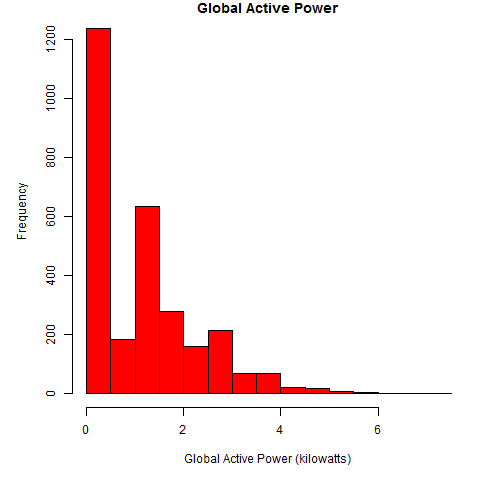

Write the R code that produced this figure.
# *************************************************************************
# Read data
# *************************************************************************
filename <- paste0("./data","/",list.files("./data", pattern="^household"))
if(!file.exists(filename)) {
    print("File not found")
    return(NULL)
}
df <- read.table(filename, 
                 header=TRUE,
                 sep=";", 
                 dec=".",
                 colClasses="character")
# Subset data to keep only Feb 1st and 2nd 2007
df <- subset(df, df$Date %in% c("1/2/2007", "2/2/2007"))

# *************************************************************************
# Cleaning Data
# *************************************************************************
# Use lowercase names
names(df) <- tolower(names(df))
# Date & Time
df$datetime <- strptime(paste0(df$date, df$time), "%d/%m/%Y %H:%M:%S")
df$date <- as.Date(df$date, "%d/%m/%Y")
# Cast Measurements as Numeric (deal with NA represented by ?)
for(i in seq_along(df)[3:9]) {
    df[,i] <- gsub("\\?", NA, df[,i])
    df[,i] <- as.numeric(df[,i])
}

# *************************************************************************
# Plot 1: histogram for Global Active Power
# *************************************************************************
png(file = "plot1.png", width=480, height=480)
par(mfrow=c(1,1),mar=c(5,5,1,1))
with(df, 
     hist(df$global_active_power,
          xlab="Global Active Power (kilowatts)",
          col="red",
          main = "Global Active Power")
) 
dev.off()
